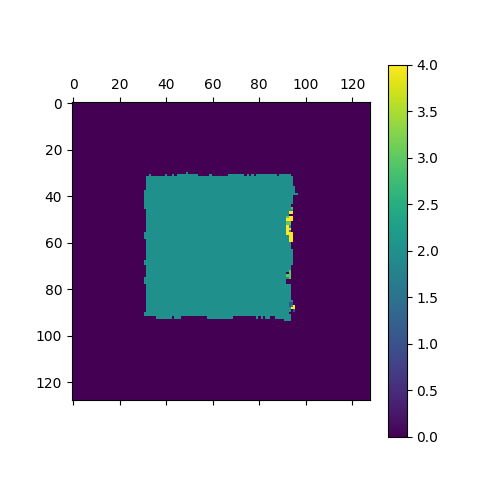
#> input picture results/disparity.png, 480 x 480 px, given in place of pair0-L.png, which was not available; the run also reads 1 picture not shown here
$ python ex4_main.py
#> lines starting #> are read from the running program, lines starting #| are printed output that depends on the picture; pictures that were not available may be replaced by others from this repository, and a replacement may not be noted
### ex4_utils.py
import cv2
import numpy as np
import matplotlib.pyplot as plt
from scipy.ndimage import filters


def disparitySSD(img_l: np.ndarray, img_r: np.ndarray, disp_range: (int, int), k_size: int) -> np.ndarray:
    """
    img_l: Left image
    img_r: Right image
    range: Minimum and Maximum disparity range. Ex. (10,80)
    k_size: Kernel size for computing the SSD, kernel.shape = (k_size*2+1,k_size*2+1)

    return: Disparity map, disp_map.shape = Left.shape
    """
    # disparity range
    min_offset, max_offset = disp_range[0], disp_range[1]
    # disparity map
    disparity_map = np.zeros((img_l.shape[0], img_l.shape[1], max_offset))
    # calculate average value of our image kernel and normalize
    norm_l = img_l - filters.uniform_filter(img_l, k_size)
    norm_r = img_r - filters.uniform_filter(img_r, k_size)

    for offset in range(min_offset, max_offset):
        # move the left img to the right
        steps = offset + min_offset
        norm_l_to_r = np.roll(norm_l, -steps)
        # normalize
        sigma_r = filters.uniform_filter(np.square(norm_r), k_size)
        sigma_l = filters.uniform_filter(np.square(norm_l_to_r), k_size)
        left = norm_l_to_r / sigma_l
        right = norm_r / sigma_r
        sigma_ssd = filters.uniform_filter(np.square(left - right), k_size)

        # update disparity_map with SSD score
        disparity_map[:, :, offset] = np.square(sigma_ssd)

    # for each pixel choose maximum depth value
    return np.argmin(disparity_map, axis=2)


def disparityNC(img_l: np.ndarray, img_r: np.ndarray, disp_range: (int, int), k_size: int) -> np.ndarray:
    """
    img_l: Left image
    img_r: Right image
    range: Minimum and Maximum disparity range. Ex. (10,80)
    k_size: Kernel size for computing the SSD, kernel.shape = (k_size*2+1,k_size*2+1)

    return: Disparity map, disp_map.shape = Left.shape
    """
    # disparity range
    min_offset, max_offset = disp_range[0], disp_range[1]
    # disparity map
    disparity_map = np.zeros((img_l.shape[0], img_l.shape[1], max_offset))
    # calculate average value of our image kernel and normalize
    norm_l = img_l - filters.uniform_filter(img_l, k_size)
    norm_r = img_r - filters.uniform_filter(img_r, k_size)

    for offset in range(min_offset, max_offset):
        # move left img
        steps = offset + min_offset
        norm_l_to_r = np.roll(norm_l, -steps)
        # normalize
        sigma = filters.uniform_filter(norm_l_to_r * norm_r, k_size)
        sigma_l = filters.uniform_filter(np.square(norm_l_to_r), k_size)
        sigma_r = filters.uniform_filter(np.square(norm_r), k_size)

        # update disparity_map with NC score
        disparity_map[:, :, offset] = sigma / np.sqrt(sigma_l * sigma_r)

    # for each pixel choose maximum depth value
    return np.argmax(disparity_map, axis=2)


def computeHomography(src_pnt: np.ndarray, dst_pnt: np.ndarray) -> (np.ndarray, float):
    """
        Finds the homography matrix, M, that transforms points from src_pnt to dst_pnt.
        returns the homography and the error between the transformed points to their
        destination (matched) points. Error = np.sqrt(sum((M.dot(src_pnt)-dst_pnt)**2))

        src_pnt: 4+ keypoints locations (x,y) on the original image. Shape:[4+,2]
        dst_pnt: 4+ keypoints locations (x,y) on the destination image. Shape:[4+,2]

        return: (Homography matrix shape:[3,3],
                Homography error)
    """
    A = []
    for i in range(src_pnt.shape[0]):
        # init src vector
        x_s, y_s = src_pnt[i][0], src_pnt[i][1]
        # init dest vector
        x_d, y_d = dst_pnt[i][0], dst_pnt[i][1]
        # init A matrix
        A.append([x_s, y_s, 1, 0, 0, 0, -x_d * x_s, -x_d * y_s, -x_d])
        A.append([0, 0, 0, x_s, y_s, 1, -y_d * x_s, -y_d * y_s, -y_d])

    _, _, Vh = np.linalg.svd(np.asarray(A))
    # Isolate H matrix and normalize
    H = (Vh[-1, :] / Vh[-1, -1]).reshape(3, 3)

    # Checking my result VS OpenCV
    # H_cv, _ = cv2.findHomography(src_pnt, dst_pnt)
    # print('Homography Matrix OpenCV\n', H_cv)

    # calculate errors
    Error = 0.
    for i in range(src_pnt.shape[0]):
        src = np.append(src_pnt[i], 1)
        dst = np.append(dst_pnt[i], 1)
        Error = np.sqrt(sum(H.dot(src) / H.dot(src)[-1] - dst) ** 2)

    return H, Error


# [77 lines left out: function warpImag, not called in this run]

### ex4_main.py
# ps2
import os
import numpy as np
from ex4_utils import *
import cv2


def displayDepthImage(l_img, r_img, disparity_range=(0, 5), method=disparitySSD):
    p_size = 5
    d_ssd = method(l_img, r_img, disparity_range, p_size)
    plt.matshow(d_ssd)
    plt.colorbar()

    plt.savefig(f"results/{method.__name__}.png")  # save the image here

    plt.show()


def main():
    print('ID: ', 316451749)
    ## 1-a
    # Read images
    i = 0
    if i == 0:
        min_r, max_r = 0, 5
    else:
        min_r, max_r = 0, 150
    L = cv2.imread(os.path.join('input', 'pair%d-L.png' % i), 0) / 255.0
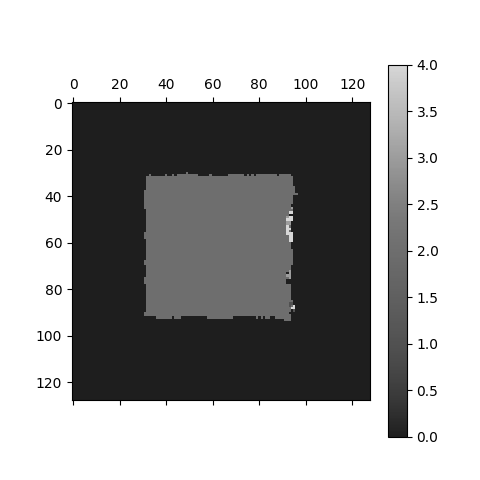
#> L: shape (480, 480) float64; min 0, max 1, mean 0.66
    R = cv2.imread(os.path.join('input', 'pair%d-R.png' % i), 0) / 255.0
    # Display depth SSD
    displayDepthImage(L, R, (min_r, max_r), method=disparitySSD)
#> the loop in disparitySSD, `for offset in range(min_offset, max_offset):` made 5 passes
#> pass 1, in disparitySSD, `left = norm_l_to_r / sigma_l`:
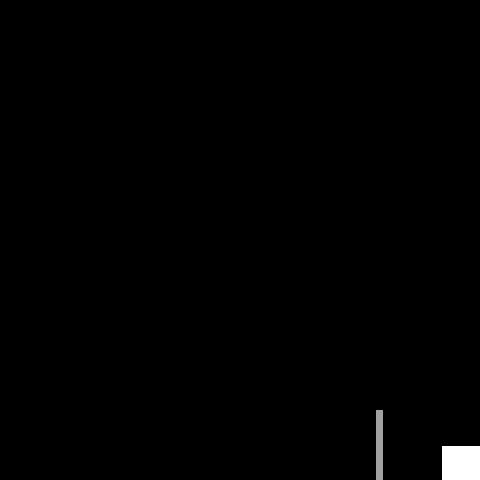
#> left: shape (480, 480) float64; 21.98% of the values are NaN or infinite; the others: min -234057.1, max 5.98e+15, mean 5.33e+13; drawn with min black, max white, NaN and infinite black
#> after the loop in disparitySSD, `for offset in range(min_offset, max_offset):`:
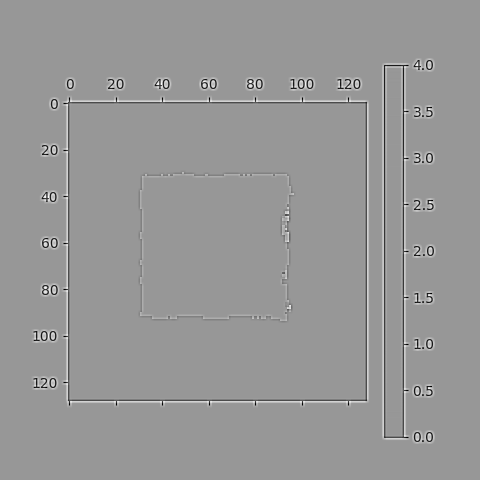
#> norm_l_to_r: shape (480, 480) float64; min -0.865, max 0.591, mean -2.9e-17; drawn with min black and max white
#> in disparitySSD, `return np.argmin(disparity_map, axis=2)`: returned value: shape (480, 480) int64; every value is 0
#> in displayDepthImage, `plt.savefig(f"results/{method.__name__}.png")`:
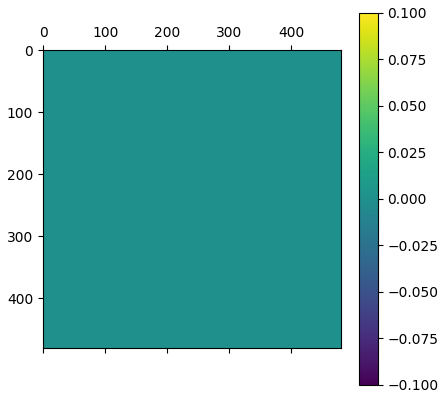
#> figure drawn by matplotlib, 2 panels
    # Display depth NC
    displayDepthImage(L, R, (min_r, max_r), method=disparityNC)
#> call 2 of displayDepthImage, with disparity_range = (0, 5)
#> the loop in disparityNC, `for offset in range(min_offset, max_offset):` made 5 passes
#> pass 2, in disparityNC, `sigma = filters.uniform_filter(norm_l_to_r * norm_r, k_size)`:
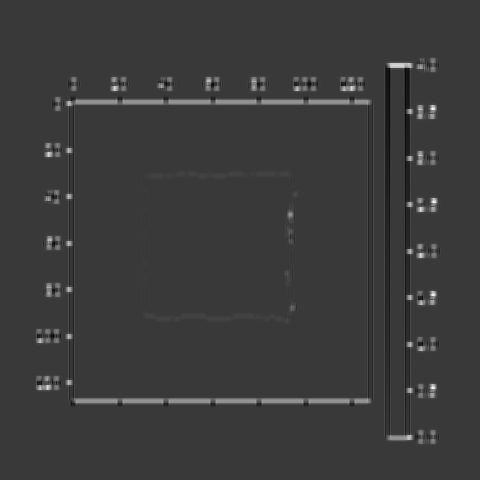
#> sigma: shape (480, 480) float64; min -0.0467, max 0.162, mean 0.00176; drawn with min black and max white
#> in disparityNC, `return np.argmax(disparity_map, axis=2)`:
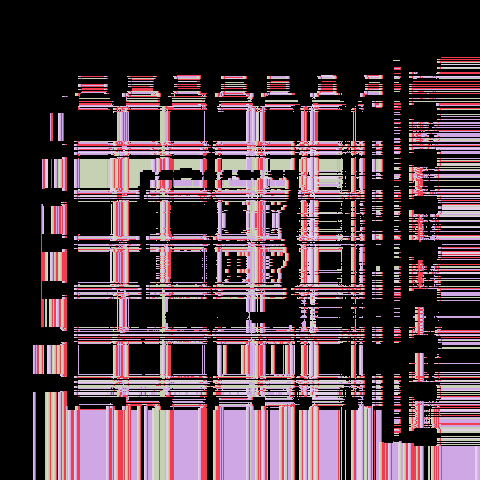
#> returned value: shape (480, 480) int64; 5 distinct labels, from 0 to 4; one colour per label, 0 black
#> in displayDepthImage (call 2), `plt.savefig(f"results/{method.__name__}.png")`:
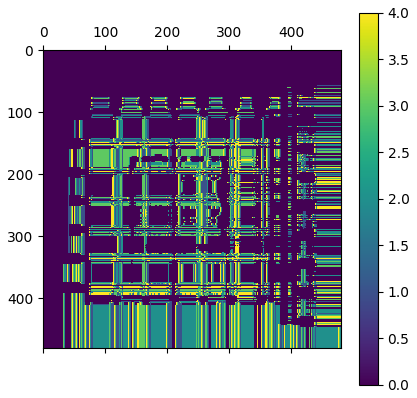
#> figure drawn by matplotlib, 2 panels

    src = np.array([[279, 552],
                    [372, 559],
                    [362, 472],
                    [277, 469]])
    dst = np.array([[24, 566],
                    [114, 552],
                    [106, 474],
                    [19, 481]])
    h, error = computeHomography(src, dst)

    print(h, error)

    dst = cv2.imread(os.path.join('input', 'billBoard.jpg'), 0) / 255.0
#> (the run stopped early here; a loop or call above may not have finished)
